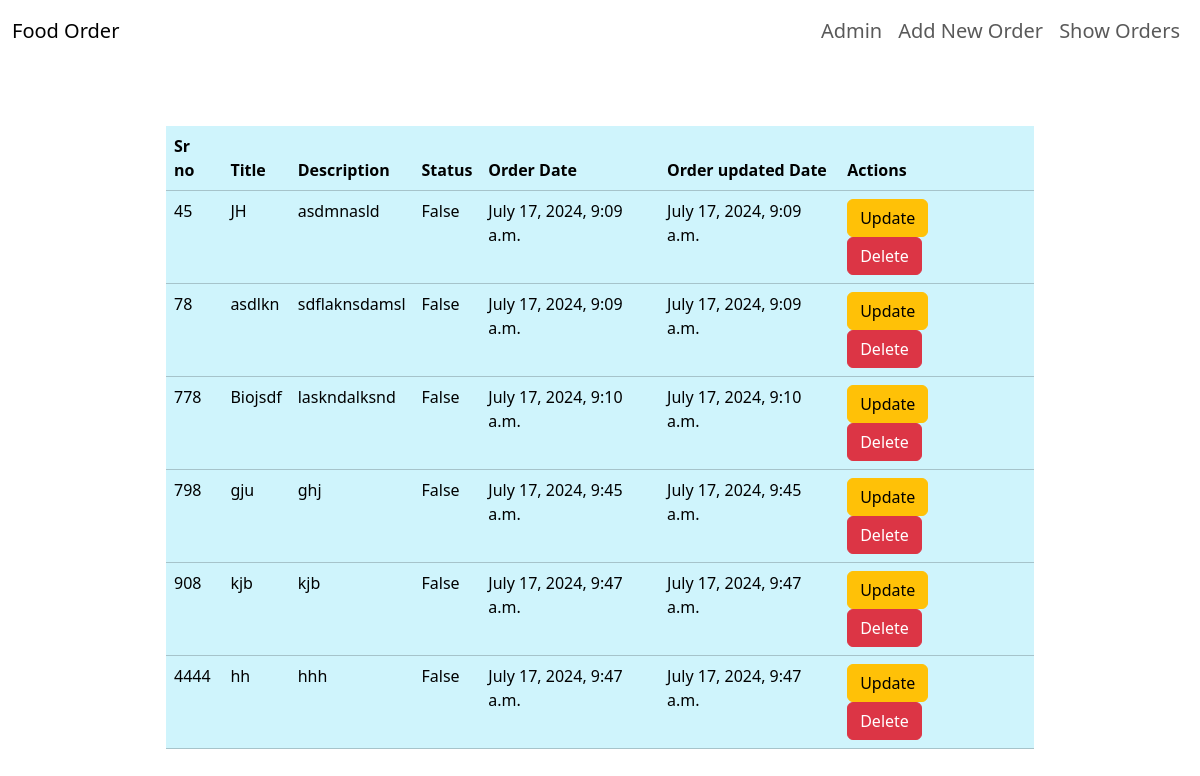
Page /orderapp/showlist/ on the committed database.
### OrderApp/models.py (models this page shows)
class Task(models.Model):
    id = models.IntegerField(primary_key=True)
    title = models.CharField(max_length=200)
    description = models.TextField()
    completed = models.BooleanField(default=False)
    created_at = models.DateTimeField(auto_now_add=True)
    updated_at = models.DateTimeField(auto_now=True)

### OrderApp/views.py (the view)
# urls.py: path('showlist/', ListOrdersView.as_view()),
class ListOrdersView(View):
    def get(self, request):
        template_name = 'listorders.html'
        orders = Task.objects.all()
        context = {"orders": orders}
        return render(request, template_name, context)

### templates/listorders.html (shortened to what this page needs)
{% extends 'base.html' %}
{% load static %}
{% block body %}
<div class="container-fluid w-75 mx-auto m-5 p-3">
    <table class="table table-info">
        <thead>
            <tr>
                <th>Sr no</th>
                <th>Title</th>
                <th>Description</th>
                <th>Status</th>
                <th>Order Date</th>
                <th>Order updated Date</th>
                <th>Actions</th>
            </tr>
        </thead>
        <tbody>
            {% for i in orders %}
                <tr>
                    <td>{{i.id}}</td>
                    <td>{{i.title}}</td>
                    <td>{{i.description}}</td>
                    <td>{{i.completed}}</td>
                    <td>{{i.created_at}}</td>
                    <td>{{i.updated_at}}</td>
                    <td>
                        <button class="btn btn-warning me-4">Update</button>
                        <button class="btn btn-danger">Delete</button>
                    </td>
                </tr>
            {% endfor %}
        </tbody>
    </table></div>
{% endblock %}

### templates/base.html (shortened to what this page needs)
<!DOCTYPE html>
{% load static %}
<html lang="en">
<head>
    <link href="https://cdn.jsdelivr.net/npm/bootstrap@5.3.3/dist/css/bootstrap.min.css" rel="stylesheet"
>
</head>
<body>
<nav class="navbar navbar-expand-lg fs-5">
    <div class="container-fluid ">
        <a class="navbar-brand text_color" href="#">Food Order</a>
        <div>
            <ul class="navbar-nav me-auto ">
                <li class="nav-item ">
                    <a class="nav-link text_color" href="/admin/">Admin</a>
                </li>
                <li class="nav-item ">
                    <a class="nav-link text_color" href="/register/">Add New
                        Order</a>
                </li>
                <li class="nav-item ">
                    <a class="nav-link text_color" href="/showlist/">Show Orders</a>
                </li>
            </ul>
        </div>
    </div>
</nav>
{%block body%}
{% endblock %}
</body>
</html>

### rows in the picture
Task: id "45", title "JH", description "asdmnasld", completed "False", created_at "July 17, 2024, 9:09 a.m.", updated_at "July 17, 2024, 9:09 a.m."
Task: id "78", title "asdlkn", description "sdflaknsdamsl", completed "False", created_at "July 17, 2024, 9:09 a.m.", updated_at "July 17, 2024, 9:09 a.m."
Task: id "778", title "Biojsdf", description "laskndalksnd", completed "False", created_at "July 17, 2024, 9:10 a.m.", updated_at "July 17, 2024, 9:10 a.m."
Task: id "798", title "gju", description "ghj", completed "False", created_at "July 17, 2024, 9:45 a.m.", updated_at "July 17, 2024, 9:45 a.m."
Task: id "908", title "kjb", description "kjb", completed "False", created_at "July 17, 2024, 9:47 a.m.", updated_at "July 17, 2024, 9:47 a.m."
Task: id "4444", title "hh", description "hhh", completed "False", created_at "July 17, 2024, 9:47 a.m.", updated_at "July 17, 2024, 9:47 a.m."
